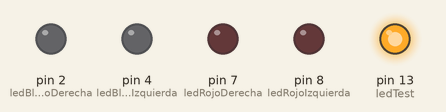
This sketch was run on a simulated Arduino Uno, built with avr-gcc and run on an emulated ATmega328P. Shown: output pins drawn as LEDs (lit = HIGH).

Above: at 0.1 s.
At 2.6 s:
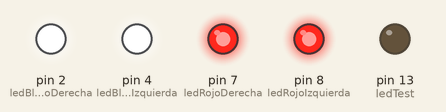
At 7.6 s:
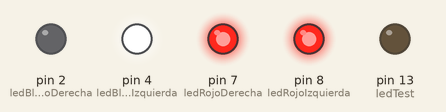
At 12.6 s:
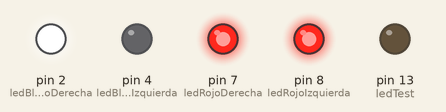
At 23.6 s:
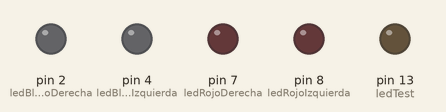
At 39.75 s:
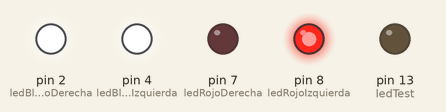
Timing chart, 0 to 40.0 s (numbered marks = the images above):
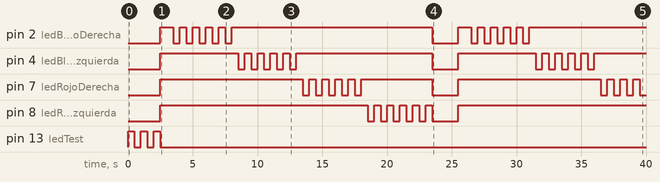

The sketch:

luces_para_mi_robot.ino
```cpp
// Definición de variables

int ledBlancoDerecha = 2;
int ledBlancoIzquierda = 4;
int ledRojoDerecha = 7;
int ledRojoIzquierda = 8;
int ledTest = 13;

// Inicialización de la placa
void setup() {
	// Iniciar pines

    pinMode(ledBlancoDerecha, OUTPUT);
    pinMode(ledBlancoIzquierda, OUTPUT);
    pinMode(ledRojoDerecha, OUTPUT);
    pinMode(ledRojoIzquierda, OUTPUT);
    pinMode(ledTest, OUTPUT);

    // Apagar los leds
    digitalWrite(ledBlancoDerecha, LOW);
    digitalWrite(ledBlancoIzquierda, LOW);
    digitalWrite(ledRojoDerecha, LOW);
    digitalWrite(ledRojoIzquierda, LOW);
    digitalWrite(ledTest, LOW);

    // Saludo inicial (handshake)
    digitalWrite(ledTest, HIGH);
    delay(500);
    digitalWrite(ledTest, LOW);
    delay(500);
    digitalWrite(ledTest, HIGH);
    delay(500);
    digitalWrite(ledTest, LOW);
    delay(500);
    digitalWrite(ledTest, HIGH);
    delay(500);
    digitalWrite(ledTest, LOW);
}

// Bucle infinito
void loop() {
	// Encender leds
    digitalWrite(ledBlancoDerecha, HIGH);
    digitalWrite(ledBlancoIzquierda, HIGH);
    digitalWrite(ledRojoDerecha, HIGH);
    digitalWrite(ledRojoIzquierda, HIGH);
    delay(1000);

    // Parpadear leds
    parpadeo(ledBlancoDerecha, 5, 500);
    parpadeo(ledBlancoIzquierda, 5, 500);
    parpadeo(ledRojoDerecha, 5, 500);
    parpadeo(ledRojoIzquierda, 5, 500);

    // Apagar leds
    digitalWrite(ledBlancoDerecha, LOW);
    digitalWrite(ledBlancoIzquierda, LOW);
    digitalWrite(ledRojoDerecha, LOW);
    digitalWrite(ledRojoIzquierda, LOW);
    delay(2000);
}

// Función para parpadear un led
void parpadeo(int led, int cantidad, int tiempo) {
    for (int i = 0; i < cantidad; i++) {
        digitalWrite(led, LOW);
        delay(tiempo);
        digitalWrite(led, HIGH);
        delay(tiempo);
    }
};
```

Measured:
- by itself, pin 2 (ledBlancoDerecha): LOW → HIGH at 2.5 s, → LOW 1.0 s later, → HIGH 0.50 s later, → LOW 0.50 s later, … (23 changes in this stretch)
- by itself, pin 7 (ledRojoDerecha): LOW → HIGH at 2.5 s, → LOW 11.0 s later, → HIGH 0.50 s later, → LOW 0.50 s later, … (20 changes in this stretch)
- by itself, pin 8 (ledRojoIzquierda): goes HIGH 16.0 s, 5 × (LOW 0.50 s, HIGH 0.50 s), LOW 2.0 s, then HIGH
- by itself, pin 4 (ledBlancoIzquierda): LOW → HIGH at 2.5 s, → LOW 6.0 s later, → HIGH 0.50 s later, → LOW 0.50 s later, … (23 changes in this stretch)
